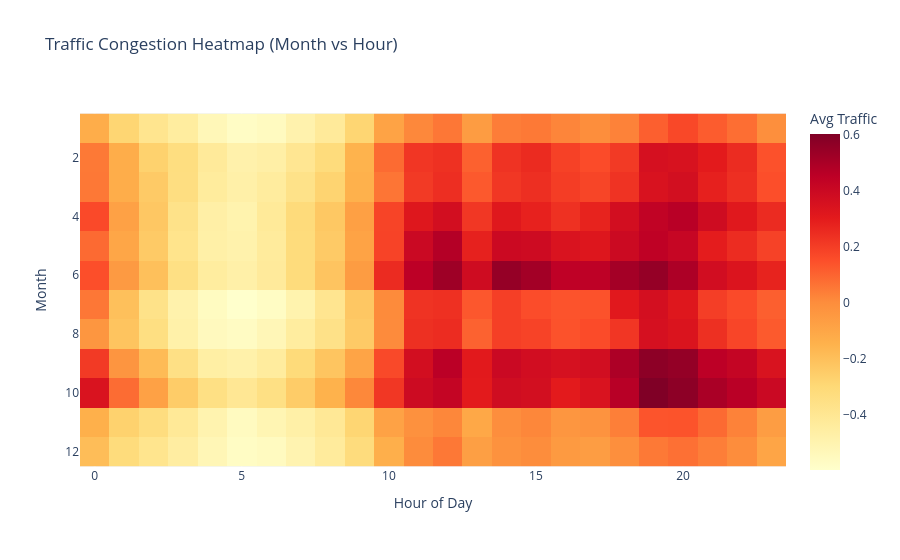

Source (notebook cell):
### Markdown cell above
The heatmap visualizes traffic congestion across different days of the week and hours of the day. Darker color intensities indicate higher congestion levels, which are primarily observed during daytime and evening hours on weekdays. Weekends show comparatively lower congestion with shifted peak periods. This visualization clearly highlights daily and weekly traffic patterns.

### Code cell
# Create pivot table for month vs hour
monthly_heatmap = traffic.pivot_table(
    values='Vehicles',
    index='month',
    columns='hour',
    aggfunc='mean'
)

# Create  heatmap
fig = px.imshow(
    monthly_heatmap,
    labels=dict(x="Hour of Day", y="Month", color="Avg Traffic"),
    color_continuous_scale="YlOrRd",
    title="Traffic Congestion Heatmap (Month vs Hour)"
)

fig.show()

### Figure 1 — Plotly figure (JSON) as saved in the notebook; plotly's stock layout.template omitted (floating-point values rounded to 4 significant figures; data arrays with more than 128 entries replaced by an {"elided": "..."} marker saying what was removed)
{"data": [{"coloraxis": "coloraxis", "hovertemplate": "Hour of Day: %{x}<br>Month: %{y}<br>Avg Traffic: %{z}<extra></extra>", "name": "0", "type": "heatmap", "x": [0, 1, 2, 3, 4, 5, 6, 7, 8, 9, 10, 11, 12, 13, 14, 15, 16, 17, 18, 19, 20, 21, 22, 23], "xaxis": "x", "y": [1, 2, 3, 4, 5, 6, 7, 8, 9, 10, 11, 12], "yaxis": "y", "z": {"elided": "12x24 float values"}}], "layout": {"coloraxis": {"colorbar": {"title": {"text": "Avg Traffic"}}, "colorscale": [[0, "rgb(255,255,204)"], [0.125, "rgb(255,237,160)"], [0.25, "rgb(254,217,118)"], [0.375, "rgb(254,178,76)"], [0.5, "rgb(253,141,60)"], [0.625, "rgb(252,78,42)"], [0.75, "rgb(227,26,28)"], [0.875, "rgb(189,0,38)"], [1, "rgb(128,0,38)"]]}, "title": {"text": "Traffic Congestion Heatmap (Month vs Hour)"}, "xaxis": {"anchor": "y", "constrain": "domain", "domain": [0, 1], "scaleanchor": "y", "title": {"text": "Hour of Day"}}, "yaxis": {"anchor": "x", "autorange": "reversed", "constrain": "domain", "domain": [0, 1], "title": {"text": "Month"}}}}
